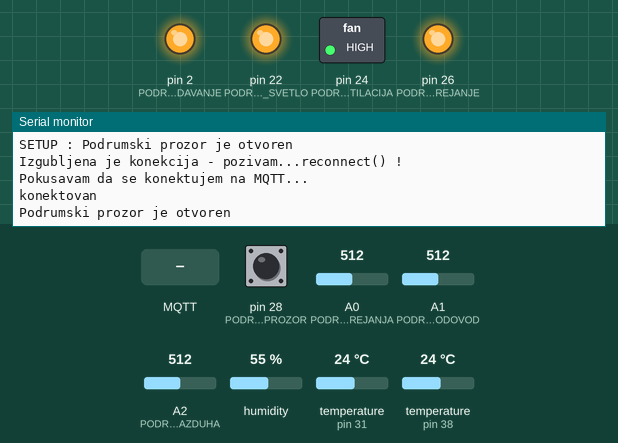
Recording of a sketch running on a simulated Arduino Mega 2560, built with avr-gcc and run on an emulated ATmega2560. On the bench: switched loads named in the sketch (green lamp = pin HIGH), output pins drawn as LEDs (lit = HIGH), the last lines printed to the serial monitor. Inputs (shaded band) come from the test bench; at power-on: pin 28 (PODRUM_PROZOR) HIGH, A0 (PODRUM_NIVO_VODE_GREJANJA) = 512, A1 (PODRUM_PRITISAK_VODOVOD) = 512, A2 (PODRUM_KVALIET_VAZDUHA) = 512, humidity 55 %, temperature (sensors on pin 31, pin 38) 24 °C. WiFi joins after 1.5 s; servers stay silent unless stated; no MQTT or app messages arrive unless stated.

Above: at 2.7 s.
2.8 s: pin 28 (PODRUM_PROZOR) pulled LOW for 0.8 s
At 4.9 s:
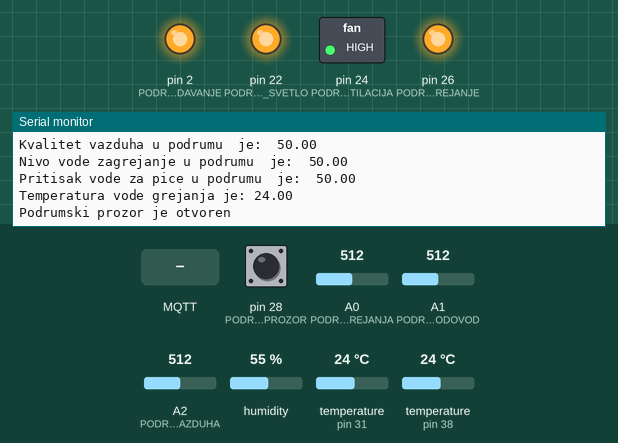
5.1 s: MQTT message "kuca/Podrum/sv1" arrives on the first subscribed topic
At 6.4 s:
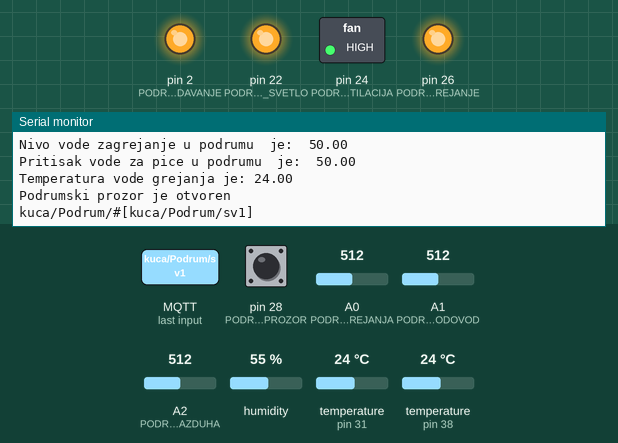
7.0 s: MQTT message "on" arrives on the first subscribed topic
At 8.2 s:
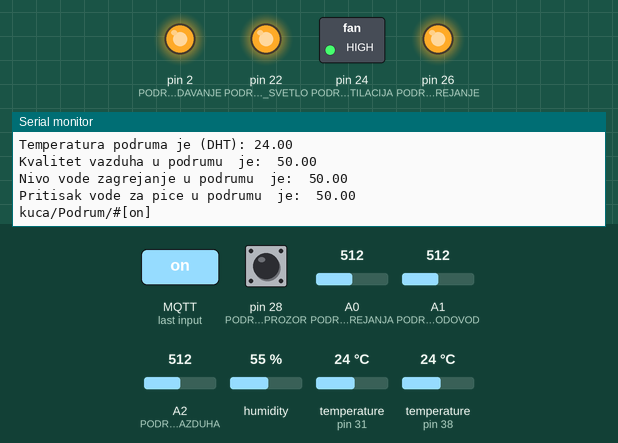
8.8 s: MQTT message "1" arrives on the first subscribed topic
At 9.4 s:
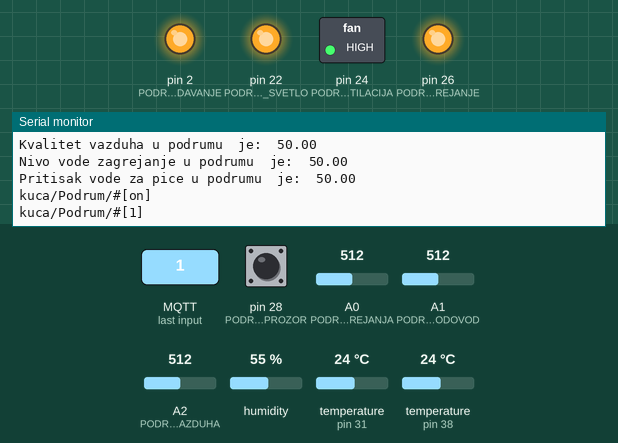

The sketch:

W5100_MEGA_MQTT_E5CN_19072016.ino
```cpp
/*
 Reconnecting MQTT example - non-blocking

 This sketch demonstrates how to keep the client connected
 using a non-blocking reconnect function. If the client loses
 its connection, it attempts to reconnect every 5 seconds
 without blocking the main loop.

 03.06.2016. - SA E5CN-a
 15.07.2016.
 19.07.2016. - Probano radi sve ! Dodat je i izlaz 36 sa Arduino Mega na Rele4 ali se ne koristi

Probano i radi bez diskonektovanja !!!!! :P
*/

#include <SPI.h>
#include <Ethernet.h>
#include <PubSubClient.h>
#include <OneWire.h>
#include <DallasTemperature.h>
#include <SoftwareSerial.h>

#include <Wire.h>  // Comes with Arduino IDE
#include "DHT.h"

// IZLAZI

#define PODRUM_SVETLO           22
#define PODRUM_VENTILACIJA      24
#define PODRUM_GREJANJE         26
#define PODRUM_JUNE_ZADAVANJE   2

// ULAZI

#define PODRUM_PROZOR                    28
#define PODRUM_NIVO_VODE_GREJANJA        A0
#define PODRUM_PRITISAK_VODOVOD          A1
#define PODRUM_DHTPIN                    31  // DHT11 - Senzor vlage i temperature
#define PODRUM_TEMP_GREJANJE             38  // Senzor DS18B20
#define PODRUM_KVALIET_VAZDUHA           A2  // Senzor za gas MQ-2


// SWF , 9600, 8 Bit, 1 Stop, NoNe Parity, 1 Address
#define TX_ENABLE_PIN 35         // define the EIA-485 transmit driver pin ( RE + DE pin's modules)
SoftwareSerial rs485(30, 34);    // SoftwareSerial rs485(RO, DI); pins name on the module

#define DHTTYPE  DHT11
DHT dht(PODRUM_DHTPIN, DHTTYPE);


OneWire oneWire(PODRUM_TEMP_GREJANJE);
DallasTemperature DS18B20(&oneWire);

byte mac[]    = {  0xDE, 0xED, 0xBA, 0xFE, 0xFE, 0xED };
IPAddress ip(192, 168, 1, 30);
IPAddress server(192, 168, 1, 100);

long lastMsg = 0;
int  value = 0;

long lastMsg1 = 0;
int  value1 = 0;

char msg1[10], msg2[10], msg3[10]; // msg1- temperatura vode grejanja  , msg2- vlaznost podruma , msg3- temperatura podruma

float temp;
float tempOld = 0;

char vazduhCh[5], vodaGrejCh[5], vodaPiceCh[5];

int ko1=1;      // Kontakt prozora u podrumu
int old_ko1=0;

unsigned long lastTime;
char buffer[10];
int Tpomocni, TpomocniStaro;

//******* E5CN ****************************************************

   char msgE [] = {'@','0','1','W','S','0','1', '1','6','3','2','4','2','*','\r'}; // podatak za temperaturu 163.2 C za testiranje


   char msgRbuf[50];
   byte crcR;
   int  dig1,dig2,dig3,dig4, u;
   int  aUlaz=0, aUlazStaro ;


//************************************************************************************

EthernetClient ethClient;
PubSubClient client(ethClient);

void callback(char* topic, byte* payload, unsigned int length) {
    int i=0;
    char message_buff[100];

    for (int i = 0; i < length; i++) {
       message_buff[i] = (char)payload[i];
//     Serial.print((char)payload[i]);
    }

    payload[length] = '\0';
    String strPayload = String((char*)payload);

   Serial.println("");
   Serial.print(String((char*)topic));
   Serial.print("[");
   Serial.print(strPayload);
   Serial.println("]");


 if (String((char*)topic) == "kuca/Podrum/sv1") {         // Svetlo u podrumu
      if (strPayload == "on") {
        digitalWrite(PODRUM_SVETLO,LOW);
        Serial.println("Ukljuceno je svetlo u podrumu");
                              }
       else       {
        digitalWrite(PODRUM_SVETLO,HIGH);
        Serial.println("Iskljuceno je svetlo u podrumu");
                  }
 }

if (String((char*)topic) == "kuca/Podrum/sv2") {         // Ventilacija u podrumu
      if (strPayload == "on") {
        digitalWrite(PODRUM_VENTILACIJA,LOW);
        Serial.println("Ukljucena je ventilacija u podrumu");
                              }
       else       {
        digitalWrite(PODRUM_VENTILACIJA,HIGH);
        Serial.println("Iskljucena je ventilacija u podrumu");
                  }
 }


if (String((char*)topic) == "kuca/Podrum/sv3") {         // Grejanje / Pec JUNE
      if (strPayload == "on") {
        digitalWrite(PODRUM_GREJANJE,LOW);
        Serial.println("Ukljuceno je grejanje peci JUNE");
                              }
       else       {
        digitalWrite(PODRUM_GREJANJE,HIGH);
        Serial.println("Iskljuceno je grejanje peci JUNE");
                  }
 }


 if (String((char*)topic) == "kuca/Podrum/VoGrejSet") {  // Zadavanje temperature - kotao JUNE

       Serial.println("");
       Tpomocni = strPayload.toInt();
       Serial.print("Zadata temperatura vode grejanja - kotao JUNE : ");
       Serial.print(strPayload.toInt());
       Serial.println("");

           }


}


boolean reconnect() {
  // Loop until we're reconnected
  while (!client.connected()) {
          Serial.println("Pokusavam da se konektujem na MQTT...");
          client.connect("Klijent_Podrum");
          delay(10);
          // Attempt to connect
    if (client.connect("Klijent_Podrum")) {
        Serial.println("konektovan");
         // Once connected, publish an announcement...
        client.publish("Klijent_Podrum", "Klijent PODRUM je konektovan");
         // ... and resubscribe
        client.subscribe("kuca/Podrum/#");
    } else {
      Serial.print("greska, rc=");
      Serial.print(client.state());
      Serial.println(" pokusacu ponovo za 2 sekunde");
      // Wait 3 seconds before retrying
      delay(2000);
    }
  }
return client.connected();


/*
  if (client.connect("Klijent_Podrum")) {

    // Once connected, publish an announcement...

    client.publish("Klijent_Podrum","Klijent PODRUM je konektovan");
    Serial.println("Klijent PODRUM je konektovan");

    // ... and resubscribe
    client.subscribe("kuca/Podrum/#");
  }
  return client.connected();
 */
}

void setup()
{
  pinMode(PODRUM_SVETLO,         OUTPUT);
  pinMode(PODRUM_VENTILACIJA,    OUTPUT);
  pinMode(PODRUM_GREJANJE,       OUTPUT);
  pinMode(PODRUM_JUNE_ZADAVANJE, OUTPUT);

  pinMode(PODRUM_PROZOR,               INPUT_PULLUP);
  pinMode(PODRUM_NIVO_VODE_GREJANJA,   INPUT);
  pinMode(PODRUM_PRITISAK_VODOVOD,     INPUT);
  pinMode(PODRUM_DHTPIN,               INPUT_PULLUP);
  pinMode(PODRUM_KVALIET_VAZDUHA,      INPUT);
  pinMode(PODRUM_TEMP_GREJANJE,        INPUT);

// inicijalizacija izlaza - Ugasi sve izlaze

 digitalWrite(PODRUM_SVETLO,         HIGH);
 digitalWrite(PODRUM_VENTILACIJA,    HIGH);
 digitalWrite(PODRUM_GREJANJE,       HIGH);
 digitalWrite(PODRUM_JUNE_ZADAVANJE, HIGH);


  pinMode(TX_ENABLE_PIN, OUTPUT);   // driver output enable
  rs485.begin (9600);               // vitesse com

  Serial.begin(115200);

  client.setServer(server, 1883);

  client.setCallback(callback);

  Ethernet.begin(mac, ip);
  delay(1500);


// Posalji trenutno stanje digitalnih ulaza na openHAB

ko1 = digitalRead(PODRUM_PROZOR);
if ( ko1 == 1)  { client.publish("kuca/Podrum/ko1", "OPEN");
                  Serial.println("SETUP : Podrumski prozor je otvoren ");
                }
     else        {   client.publish("kuca/Podrum/ko1", "CLOSED");
                     Serial.println("SETUP : Podrumski prozor je zatvoren ");
                 }
}

void loop() {

// ***** TEMP E5CN *********

      byte crcR =0;
      char charBuf[16];

      u=0;

     dig1= 0;
     dig2= Tpomocni / 10;
     dig3= Tpomocni % 10;
     dig4= 0;

//      Serial.print(dig2);
//      Serial.print(dig3);

      msgE[7] =  '48';
      msgE[8] =  dig2+48;
      msgE[9] =  dig3+48;
      msgE[10]=  '48';

// ********************* CRC kalkulacija *************************

  byte m = msgE[0] ^ msgE[1]^ msgE[2] ^ msgE[3] ^ msgE[4] ^ msgE[5] ^ msgE[6] ^ msgE[7] ^ msgE[8] ^ msgE[9] ^ msgE[10];  // Decimalno

  String m1=String(m,HEX);
  m1.toUpperCase();

  String msgT1= String("@01WS01");
  String msgT2= String(dig1);  // broj 0
  String msgT3= String(dig2);  // prva cifra temperature
  String msgT4= String(dig3);  // druga cifra temperature
  String msgT5= String(dig4);  // broj 0
  String msgT6= String("*\r\0");

  String msgT= msgT1 + msgT2 + msgT3 + msgT4 + msgT5 +m1 +msgT6 ;

  msgT.toCharArray(charBuf, 16) ;

//******** Zadavanje  TEMPERATURE ******************************

if (Tpomocni != TpomocniStaro)  {

  digitalWrite (TX_ENABLE_PIN, HIGH);   // Omoguci slanje ZADATE TEMPERATURE
  delay(30);
  Serial.println("");
  Serial.print("Salje na rs485: ");

    for (int k = 0; k < 15; k++) {
       Serial.print(charBuf[k]);
       rs485.write(charBuf[k]);
                                 }
}

  TpomocniStaro = Tpomocni;

//**************************
  if (!client.connected()) {
    Serial.println("Izgubljena je konekcija - pozivam...reconnect() !");
    reconnect();
    delay(100);
        }

//******* Da li je prozor u podrumu  otvoren ili zatvorena ? *************

  ko1 = digitalRead(PODRUM_PROZOR);
  if ( old_ko1 != ko1) {

     if ( ko1 == 1)  { client.publish("kuca/Podrum/ko1", "OPEN");
                       Serial.println("Podrumski prozor je otvoren ");

                      }

     else        {     client.publish("kuca/Podrum/ko1", "CLOSED");
                       Serial.println("Podrumski prozor je zatvoren ");

     }
  }
     old_ko1 = ko1;
//**********************************************************************


//****** Petlja za slanje podataka na 3 sekunde *************

 long now = millis();
  if (now - lastMsg > 3000) {
    lastMsg = now;
    ++value;

//****** Ocitavanje sa DHT11 senzora *************

  float h = dht.readHumidity();
  float t = dht.readTemperature();

  if (isnan(h) || isnan(t) ) {
    delay(20);
    Serial.println("Failed to read from DHT sensor!");
    return;
  }

//  Serial.print("Humidity DHT: ");
//  Serial.print(h);
//  Serial.println(" %\t");
//  Serial.print("Temperature DHT: ");
//  Serial.print(t);
//  Serial.println(" C ");

  dtostrf(h,4,2,msg2);
  Serial.print("Vlaznost podruma je (DHT): ");
  Serial.println(msg2);
  client.publish("kuca/vlaPod",msg2);

  dtostrf(t,4,2,msg3);
  Serial.print("Temperatura podruma je (DHT): ");
  Serial.println(msg3);
  client.publish("kuca/tempPod",msg3);


//****** Saljem Kvalitet vazduha u podrumu   *************

  int vazduh = analogRead(PODRUM_KVALIET_VAZDUHA) / 10.24;  // Skalirano od 0 - 100%
  dtostrf(vazduh,4,2,vazduhCh);
//  snprintf (vazduhCh, 75, "%ld", vazduh);
  Serial.print("Kvalitet vazduha u podrumu  je:  ");
  Serial.println(vazduhCh);
  client.publish("kuca/kvaPod", vazduhCh);


//****** Saljem Nivo vode grejanja u podrumu *************

  float vodaGrej = analogRead(PODRUM_NIVO_VODE_GREJANJA) / 10.24;  // Skalirano od 0 - 100%
  dtostrf(vodaGrej,4,2,vodaGrejCh);
  Serial.print("Nivo vode zagrejanje u podrumu  je:  ");
  Serial.println(vodaGrejCh);
  client.publish("kuca/nivoVoGrej", vodaGrejCh);


//****** Saljem Pritisak vode za pice u podrumu *************

  float vodaPice = analogRead(PODRUM_PRITISAK_VODOVOD) / 10.24;  // Skalirano od 0 - 100%
  dtostrf(vodaPice,4,2,vodaPiceCh);
  Serial.print("Pritisak vode za pice u podrumu  je:  ");
  Serial.println(vodaPiceCh);
  client.publish("kuca/pritVoPice", vodaPiceCh);

//****** Saljem temperaturu grejanja peci JUNE *************

          do {
          DS18B20.requestTemperatures();
          temp = DS18B20.getTempCByIndex(0);
//        Serial.print("Temperatura grejanja je : ");
//        Serial.println(temp);
          delay(10);
        } while (temp == 85.0 || temp == (-127.0));


  if (tempOld != temp) {
         dtostrf(temp,4,2,msg1);
         Serial.print("");
         Serial.print("Temperatura vode grejanja je: ");
         Serial.println(msg1);
         client.publish("kuca/tempVoGrej",msg1);
         }
      tempOld = temp;
//***********************************************************

  }
//***** Na svakih 1 minut uploduj sa openHAB-a trenutna stanja 10000 = 1.40 minuta ********

long now1 = millis();
  if (now1 - lastMsg1 > 100000) {
    lastMsg1 = now1;
    ++value1;

client.subscribe("kuca/Podrum/#");

  }

//*******************************************************************************

  client.loop();
  delay(500);

}
```

Measured:
- after the input at 2.8 s, the serial monitor: prints a new line after 0.42 s (image 1)
- after the input at 5.1 s, the serial monitor: prints a new line after 0.44 s (image 2)
- after the input at 7.0 s, the serial monitor: prints a new line after 0.35 s (image 3)
- after the input at 8.8 s, the serial monitor: prints a new line after 0.05 s (image 4)
